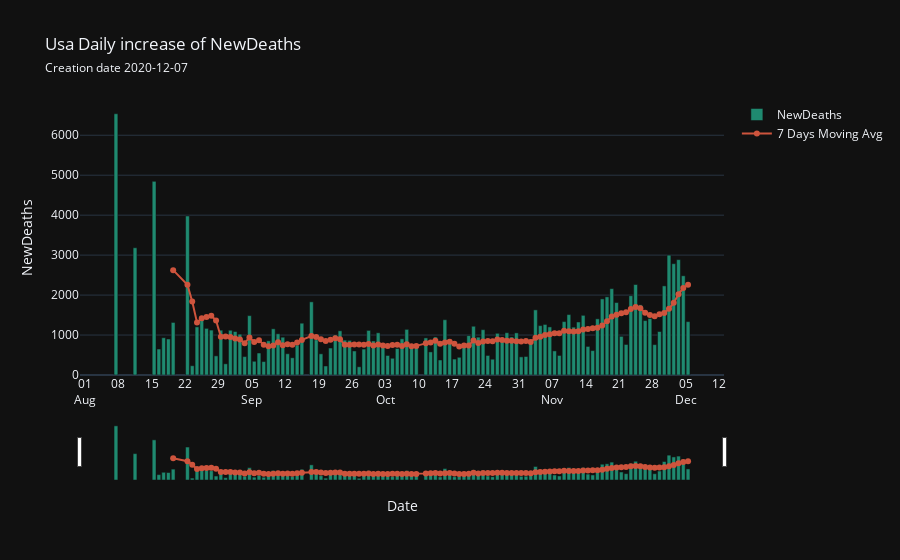

Notebook code for this chart:
### Code cell
death_rate = df['NewDeaths'].pct_change()
print('Answer:')
pd.DataFrame(death_rate.tail(5))
country.daily_increase2('NewDeaths', save = True)
